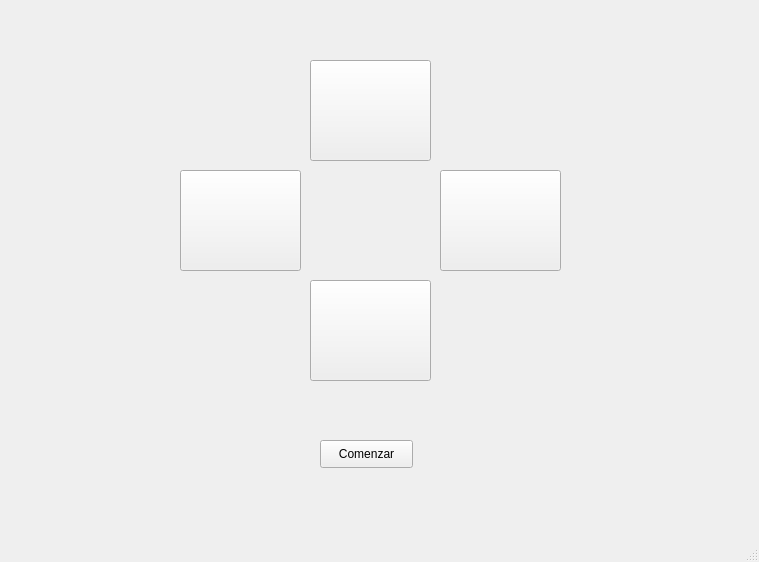
<?xml version="1.0" encoding="UTF-8"?>
<ui version="4.0">
 <class>MainWindow</class>
 <widget class="QMainWindow" name="MainWindow">
  <property name="geometry">
   <rect>
    <x>0</x>
    <y>0</y>
    <width>759</width>
    <height>562</height>
   </rect>
  </property>
  <property name="windowTitle">
   <string>MainWindow</string>
  </property>
  <widget class="QWidget" name="centralwidget">
   <widget class="QPushButton" name="rojo">
    <property name="geometry">
     <rect>
      <x>310</x>
      <y>60</y>
      <width>121</width>
      <height>101</height>
     </rect>
    </property>
    <property name="styleSheet">
     <string notr="true">color: rgb(255, 0, 0);</string>
    </property>
    <property name="text">
     <string/>
    </property>
    <property name="icon">
     <iconset resource="../recursos.qrc">
      <normaloff>:/variable/Imagenes/red-circle.png</normaloff>:/variable/Imagenes/red-circle.png</iconset>
    </property>
    <property name="iconSize">
     <size>
      <width>80</width>
      <height>80</height>
     </size>
    </property>
   </widget>
   <widget class="QPushButton" name="verde">
    <property name="geometry">
     <rect>
      <x>440</x>
      <y>170</y>
      <width>121</width>
      <height>101</height>
     </rect>
    </property>
    <property name="styleSheet">
     <string notr="true">color: rgb(0, 170, 127);</string>
    </property>
    <property name="text">
     <string/>
    </property>
    <property name="icon">
     <iconset resource="../recursos.qrc">
      <normaloff>:/variable/Imagenes/green-circle.png</normaloff>:/variable/Imagenes/green-circle.png</iconset>
    </property>
    <property name="iconSize">
     <size>
      <width>80</width>
      <height>80</height>
     </size>
    </property>
   </widget>
   <widget class="QPushButton" name="azul">
    <property name="geometry">
     <rect>
      <x>180</x>
      <y>170</y>
      <width>121</width>
      <height>101</height>
     </rect>
    </property>
    <property name="styleSheet">
     <string notr="true">color: rgb(0, 0, 255)
</string>
    </property>
    <property name="text">
     <string/>
    </property>
    <property name="icon">
     <iconset resource="../recursos.qrc">
      <normaloff>:/variable/Imagenes/blue-circle.png</normaloff>:/variable/Imagenes/blue-circle.png</iconset>
    </property>
    <property name="iconSize">
     <size>
      <width>80</width>
      <height>80</height>
     </size>
    </property>
   </widget>
   <widget class="QPushButton" name="amarillo">
    <property name="geometry">
     <rect>
      <x>310</x>
      <y>280</y>
      <width>121</width>
      <height>101</height>
     </rect>
    </property>
    <property name="styleSheet">
     <string notr="true">color: rgb(255, 255, 0);</string>
    </property>
    <property name="text">
     <string/>
    </property>
    <property name="icon">
     <iconset resource="../recursos.qrc">
      <normaloff>:/variable/Imagenes/yellow-circle.png</normaloff>:/variable/Imagenes/yellow-circle.png</iconset>
    </property>
    <property name="iconSize">
     <size>
      <width>80</width>
      <height>80</height>
     </size>
    </property>
   </widget>
   <widget class="QPushButton" name="btn_comenzar">
    <property name="geometry">
     <rect>
      <x>320</x>
      <y>440</y>
      <width>93</width>
      <height>28</height>
     </rect>
    </property>
    <property name="text">
     <string>Comenzar</string>
    </property>
   </widget>
   <widget class="QLabel" name="lbl_lost">
    <property name="geometry">
     <rect>
      <x>330</x>
      <y>210</y>
      <width>91</width>
      <height>20</height>
     </rect>
    </property>
    <property name="text">
     <string/>
    </property>
    <property name="alignment">
     <set>Qt::AlignCenter</set>
    </property>
   </widget>
  </widget>
  <widget class="QMenuBar" name="menubar">
   <property name="geometry">
    <rect>
     <x>0</x>
     <y>0</y>
     <width>759</width>
     <height>26</height>
    </rect>
   </property>
  </widget>
  <widget class="QStatusBar" name="statusbar"/>
 </widget>
 <resources>
  <include location="../recursos.qrc"/>
 </resources>
 <connections/>
</ui>
